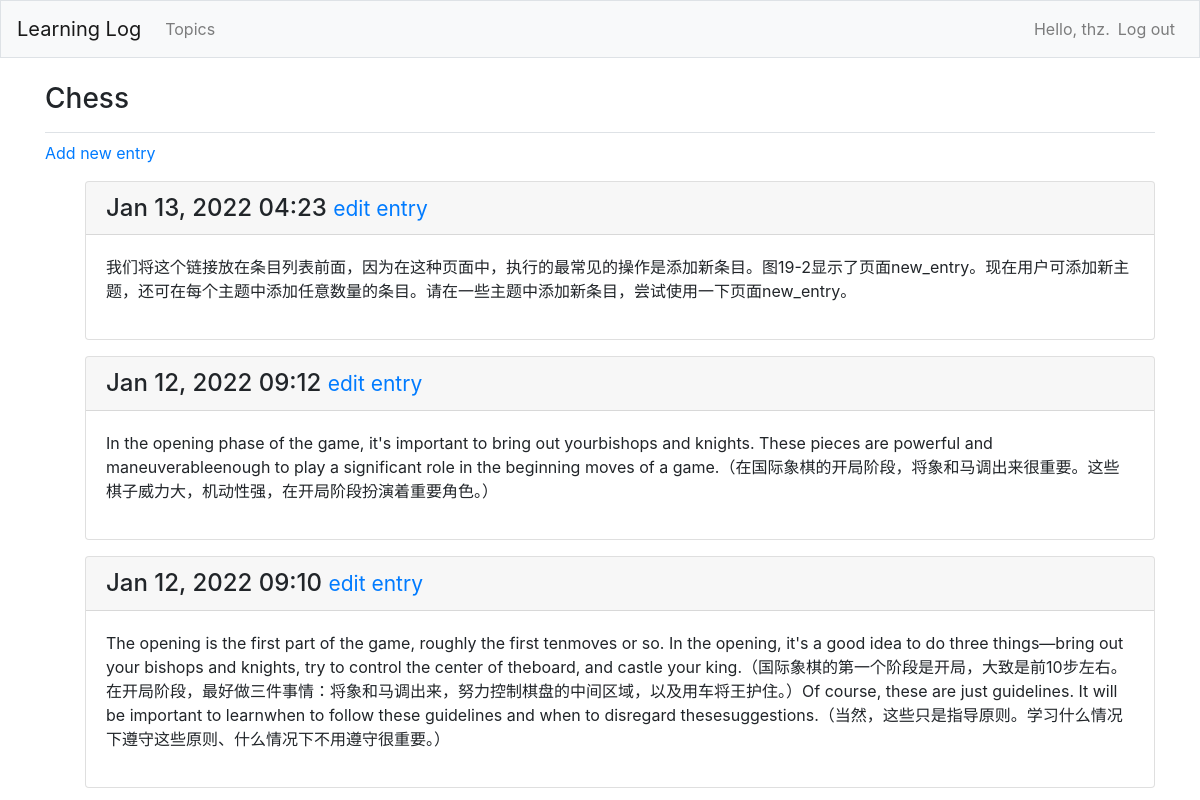
The page /topics/1/ (signed in) on the database its author committed.
### learning_logs/models.py (models this page shows, shortened)
class Topic(models.Model):
    text = models.CharField(max_length=200)
    date_added = models.DateTimeField(auto_now_add=True)
    owner = models.ForeignKey(User, on_delete=models.CASCADE)
    def __str__(self):
        return self.text

class Entry(models.Model):
    topic = models.ForeignKey(Topic, on_delete=models.CASCADE)
    text = models.TextField()
    date_added = models.DateTimeField(auto_now_add=True)
    class Meta:
        verbose_name_plural = 'entries'

### learning_logs/views.py (the view)
# urls.py: path('topics/<int:topic_id>/', views.topic, name='topic'),
@login_required
def topic(request, topic_id):
    topic = get_object_or_404(Topic, id=topic_id)
    if topic.owner != request.user:
        raise Http404
    entries = topic.entry_set.order_by('-date_added')
    context = {'topic': topic, 'entries': entries}
    return render(request, 'learning_logs/topic.html', context)

### learning_logs/templates/learning_logs/topic.html
{% extends 'learning_logs/base.html' %}
{% block page_header %}
  <h3>{{ topic }}</h3>
{% endblock page_header %}
{% block content %}
  <p>
    <a href="{% url 'learning_logs:new_entry' topic.id %}">Add new entry</a>
  </p>
  <ul>
  {% for entry in entries %}
    <div class="card mb-3">
      <h4 class="card-header">
        {{ entry.date_added|date:'M d, Y H:i' }}
        <small><a href="{% url 'learning_logs:edit_entry' entry.id %}">
            edit entry</a></small>
      </h4>
      <div class="card-body">
        {{ entry.text|linebreaks }}
      </div>
    </div>
  {% empty %}
    <p>There are no entries for this topic yet.</p>
  {% endfor %}
{% endblock content %}

### learning_logs/templates/learning_logs/base.html (shortened to what this page needs)
{% load bootstrap4 %}
<!doctype html>
<html lang="en">
<head>
  {% bootstrap_css %}
</head>
<body>
  <nav class="navbar navbar-expand-md navbar-light bg-light mb-4 border">
    <a class="navbar-brand" href="{% url 'learning_logs:index'%}">
        Learning Log</a>
    <div class="collapse navbar-collapse" id="navbarCollapse">
      <ul class="navbar-nav mr-auto">
        <li class="nav-item">
          <a class="nav-link" href="{% url 'learning_logs:topics'%}">
              Topics</a></li>
      </ul>
      <ul class="navbar-nav ml-auto">
        {% if user.is_authenticated %}
          <li class="nav-item">
            <span class="navbar-text"}">Hello, {{ user.username }}.</span>
          </li>
          <li class="nav-item">
            <a class="nav-link" href="{% url 'users:logout' %}">Log out</a>
          </li>
        {% else %}
          <li class="nav-item">
            <a class="nav-link" href="{% url 'users:register' %}">Register</a>
          </li>
          <li class="nav-item">
            <a class="nav-link" href="{% url 'users:login' %}">Log in</a></li>
        {% endif %}
      </ul>
    </div>
  </nav>
  <main role="main" class="container">
    <div class="pb-2 mb-2 border-bottom">
      {% block page_header %}{% endblock page_header %}
    </div>
    <div>
      {% block content %}{% endblock content %}
    </div>
  </main>
</body>
</html>

### rows shown on the page
Topic: text "Chess"
Entry: date_added "Jan 13, 2022 04:23", text "我们将这个链接放在条目列表前面，因为在这种页面中，执行的最常见的操作是添加新条目。图19-2显示了页面new_entry。现在用户可添加新主题，还可在每个主题中添加任意数量的条目。请在一些主题中添加新条目，尝试使用一下页面new_entry。"
Entry: date_added "Jan 12, 2022 09:12", text "In the opening phase of the game, it's important to bring out yourbishops and knights. These pieces are powerful and maneuverableenough to play a significant role in the beginning moves of a game.（在国际象棋的开局阶段，将象和马调出来很重要。这些棋子威力大，机动性强，在开局阶段扮演着重要角色。）"
Entry: date_added "Jan 12, 2022 09:10", text "The opening is the first part of the game, roughly the first tenmoves or so. In the opening, it's a good idea to do three things—bring out your bishops and knights, try to control the center of theboard, and castle your king.（国际象棋的第一个阶段是开局，大致是前10步左右。在开局阶段，最好做三件事情：将象和马调出来，努力控制棋盘的中间区域，以及用车将王护住。）Of course, these are just guidelines. It will be important to learnwhen to follow these guidelines and when to disregard thesesuggestions.（当然，这些只是指导原则。学习什么情况下遵守这些原则、什么情况下不用遵守很重要。）"

### other values the page prints
{{ user.username }} "thz"
